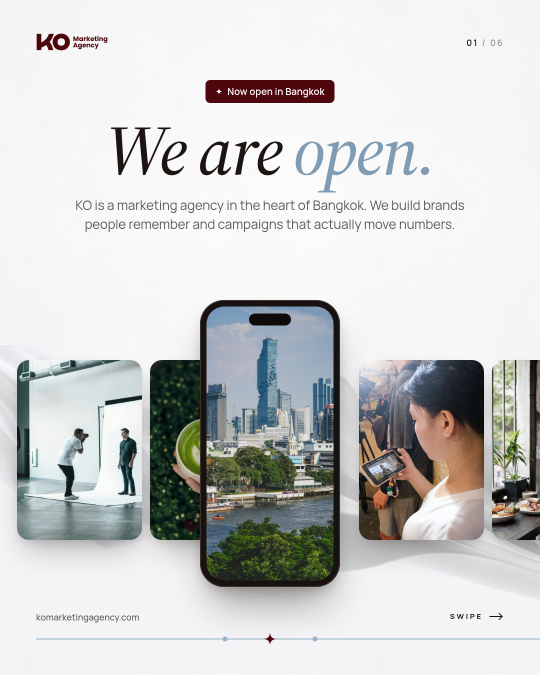
#> input picture clients/ko-marketing/carousels/intro/v4/01-we-are-open/slide-01.png, 1080 x 1350 px (shown at 1/2 size); its folder holds 5 pictures in this run
$ python sheets.py
#> lines starting #> are read from the running program, lines starting #| are printed output that depends on the picture
"""Builds the v4 contact sheets and feed row.
Usage: python3 sheets.py   (needs Pillow; run after node build.mjs)
"""
from pathlib import Path
from PIL import Image, ImageDraw, ImageFont

ROOT = Path(__file__).resolve().parent.parent
FONT = Path(__file__).resolve().parent / "fonts" / "Manrope.ttf"
IDS = ["01-we-are-open", "02-who-we-are", "03-what-we-do"]
BG = (245, 245, 247)
INK = (26, 19, 16)
LIMIT = 3 * 1024 * 1024


def save(im: Image.Image, out: Path) -> Path:
    im.save(out, optimize=True)
    if out.stat().st_size > LIMIT:
        im.quantize(colors=256, method=Image.Quantize.MEDIANCUT, dither=Image.Dither.FLOYDSTEINBERG).save(out, optimize=True)
    return out


def sheet(cid: str) -> Path:
#> called with cid = '01-we-are-open'
    d = ROOT / cid
    files = sorted(d.glob("slide-*.png"))
    n = len(files)
    cols = 3 if n <= 6 else 5
    tw = 540 if cols == 3 else 432
    th = tw * 5 // 4
    gap, pad, head, lab = 24, 48, 76, 36
    rows = (n + cols - 1) // cols
    w = pad * 2 + cols * tw + (cols - 1) * gap
    h = pad * 2 + head + rows * (th + lab) + (rows - 1) * gap
    im = Image.new("RGB", (w, h), BG)
    dr = ImageDraw.Draw(im)
    dr.text((pad, pad), f"KO Marketing  |  v4: site sections with layered visuals  |  {cid}  ({n} slides)", fill=INK, font=ImageFont.truetype(str(FONT), 30))
    small = ImageFont.truetype(str(FONT), 20)
    for i, f in enumerate(files):
        x = pad + (i % cols) * (tw + gap)
        y = pad + head + (i // cols) * (th + lab + gap)
        im.paste(Image.open(f).convert("RGB").resize((tw, th), Image.LANCZOS), (x, y))
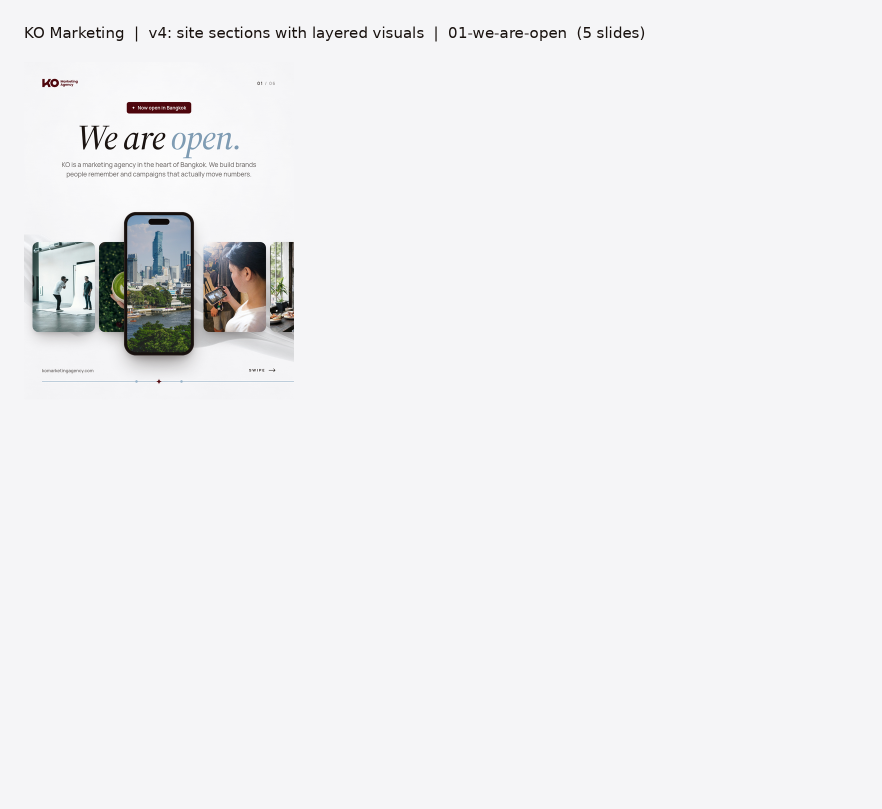
#> im: PIL image 1764x1618 RGB (shown at 1/2 size); mean R, G, B 239.2, 239.3, 241
        dr.text((x, y + th + 8), f"Slide {i + 1}", fill=(110, 100, 98), font=small)
    out = ROOT / "previews" / f"v4-contact-{cid}.png"
    out.parent.mkdir(exist_ok=True)
    return save(im, out)
#> in save, `im.save(out, optimize=True)`:
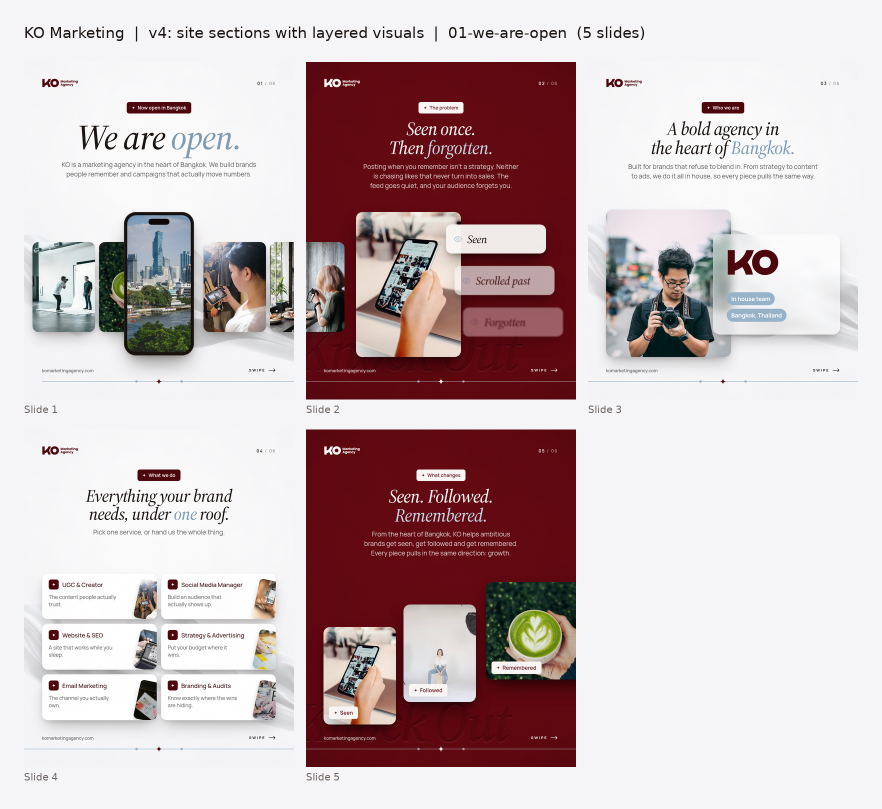
#> saved as v4-contact-01-we-are-open.png: PIL image 1764x1618 RGB (shown at 1/2 size); mean R, G, B 201.7, 185.1, 186.9


def feed_row() -> Path:
    # Instagram shows the newest post first: posted 01, 02, 03, so the row reads 03, 02, 01.
    tw, th, g = 540, 675, 6
    covers = [Image.open(ROOT / cid / "slide-01.png").convert("RGB") for cid in reversed(IDS)]
    im = Image.new("RGB", (3 * tw + 2 * g, th), (255, 255, 255))
#> im: PIL image 1632x675 RGB; every value is 255
    for i, c in enumerate(covers):
        im.paste(c.resize((tw, th), Image.LANCZOS), (i * (tw + g), 0))
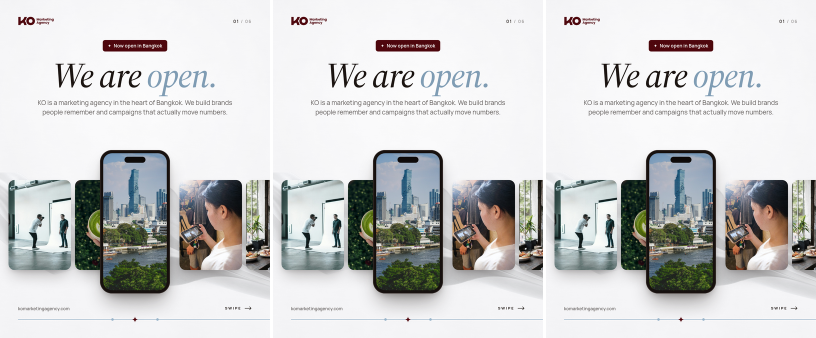
#> im: PIL image 1632x675 RGB (shown at 1/2 size); mean R, G, B 204.5, 205.2, 205.1
    return save(im, ROOT / "previews" / "v4-feed-row.png")


if __name__ == "__main__":
    for cid in IDS:
        print(sheet(cid))
    print(feed_row())
